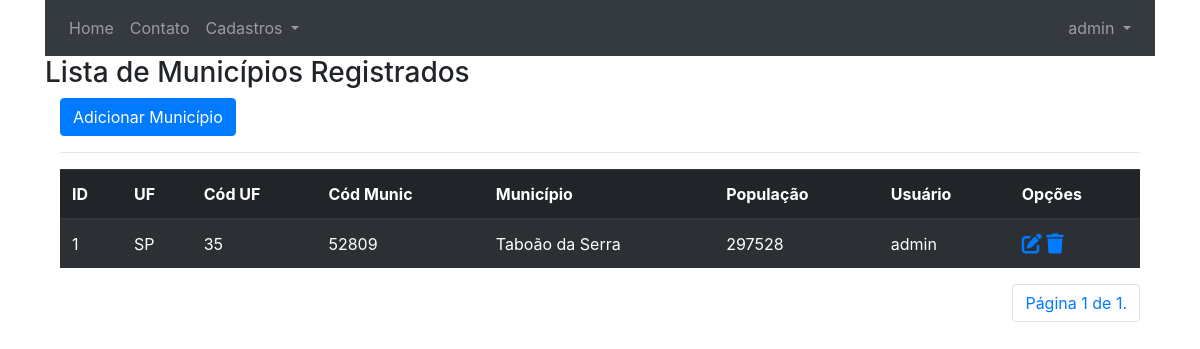
The app's page /listar/municipios/ (signed in), older data.
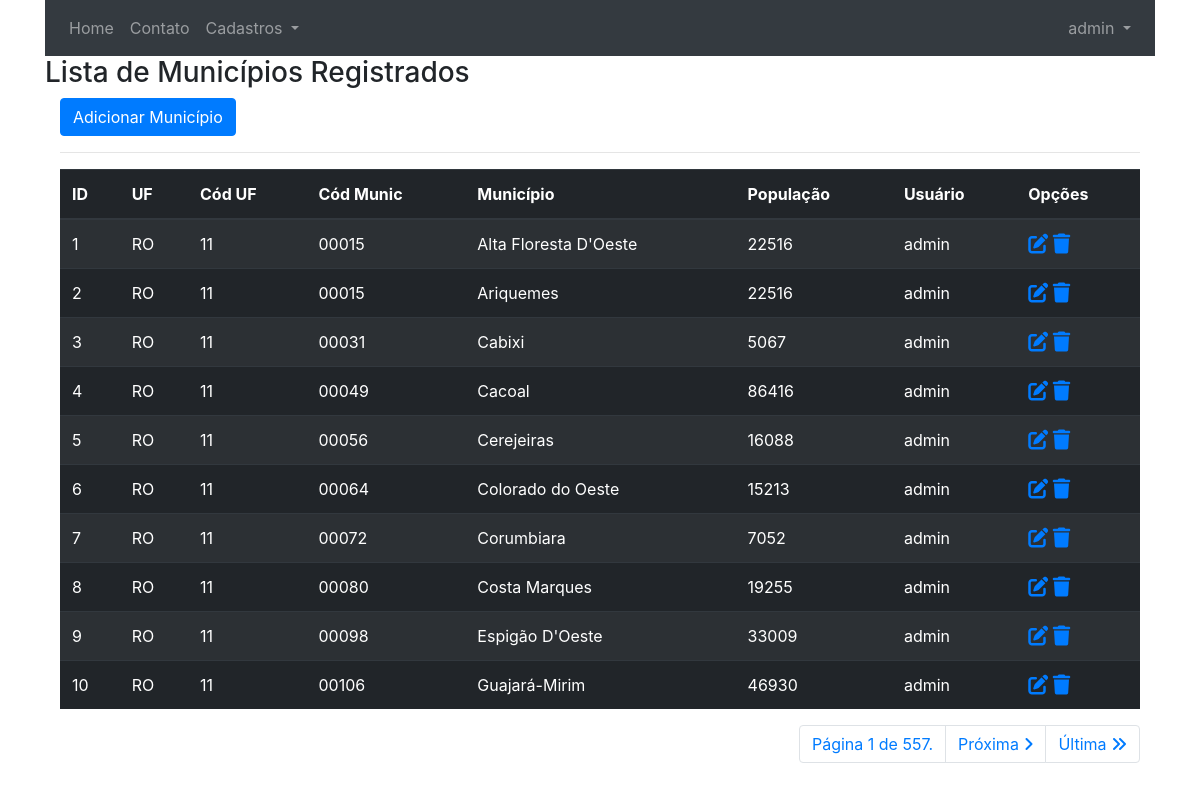
The same page, newer data.
### cadastros/models.py (models this page shows, shortened)
class Municipio(models.Model):
    uf = models.CharField(max_length=2, choices=ESTADOS_BRASILEIROS, verbose_name="UF")                # noqa : E501
    cod_uf = models.IntegerField(max_length=2, verbose_name="Cód UF")
    cod_munic = models.CharField(max_length=5, verbose_name="Cód Munic")
    municipio = models.CharField(max_length=100, verbose_name="Município")
    populacao = models.DecimalField(max_digits=10, decimal_places=0, verbose_name="População")         # noqa : E501
    usuario = models.ForeignKey(User, on_delete=models.PROTECT)
    class Meta:
        verbose_name = 'Município'
        verbose_name_plural = 'Municípios'

### cadastros/views.py (the view)
# urls.py: path('listar/municipios/', MunicipioList.as_view(), name='listar-municipios'),                  # noqa : E501
class MunicipioList(LoginRequiredMixin, ListView):
    login_url = reverse_lazy('login')
    model = Municipio
    template_name = 'cadastros/listas/municipio.html'
    paginate_by = 10
    def get_queryset(self):
        self.object_list = Municipio.objects.filter(usuario=self.request.user)
        return self.object_list

### cadastros/templates/cadastros/listas/municipio.html (shortened to what this page needs)
{% extends 'core/base.html' %}
{% load static %}
{% block content %}
    <h3>Lista de Municípios Registrados</h3>
    <div class="container">
        <a class="btn btn-primary" href="{% url 'cadastrar-municipio' %}">Adicionar Município</a>
        <hr>
        <div class="table-responsive">
            <table class="table table-striped table-striped-dark table-dark" id="tabela-listar">
                <thead>
                    <tr>
                        <th>ID</th>
                        <th>UF</th>
                        <th>Cód UF</th>
                        <th>Cód Munic</th>
                        <th>Município</th>
                        <th>População</th>
                        <th>Usuário</th>
                        <th>Opções</th>
                    </tr>
                </thead>
                <tbody>
                    {% for municipio in object_list  %}
                        <tr>
                            <td>{{ municipio.pk }}</td>
                            <td>{{ municipio.uf }}</td>
                            <td>{{ municipio.cod_uf }}</td>
                            <td>{{ municipio.cod_munic }}</td>
                            <td>{{ municipio.municipio }}</td>
                            <td>{{ municipio.populacao }}</td>
                            <td>{{ municipio.usuario }}</td>
                            <td>
                                <a href="{% url 'editar-municipio' municipio.pk %}"><i class="fas fa-edit  fa-lg"></i></a>
                                <a href="{% url 'excluir-municipio' municipio.pk %}"><i class="fas fa-trash fa-lg"></i></a>
                            </td>
                    {% empty %}
                            <td colspan="3">Nenhum Registro encontrado</td>
                        </tr>
                    {% endfor %}
                </tbody>
            </table>
        </div>
        <ul class="pagination justify-content-end">
            <li class="page-item">
                <span class="page-link">Página {{ page_obj.number }} de {{ page_obj.paginator.num_pages }}.</span>
            </li>
            {% if page_obj.has_next %}
                {% if request.GET.nome %}
                    <li class="page-item">
                        <a class="page-link" href="?page={{ page_obj.next_page_number }}&nome={{ request.GET.nome }}">Próxima <i class="fa fa-angle-right"></i></a>
                    </li>
                    <li class="page-item">
                        <a class="page-link" href="?page={{ page_obj.paginator.num_pages }}&nome={{ request.GET.nome }}">Última <i class="fa fa-angle-double-right"></i></a>
                    </li>
                {% else %}
                    <li class="page-item">
                        <a class="page-link" href="?page={{ page_obj.next_page_number }}">Próxima <i class="fa fa-angle-right"></i></a>
                    </li>
                    <li class="page-item">
                        <a class="page-link" href="?page={{ page_obj.paginator.num_pages }}">Última <i class="fa fa-angle-double-right"></i></a>
                    </li>
                {% endif %}
            {% endif %}
        </ul>
    </div>
{% endblock %}

### core/templates/core/base.html (shortened to what this page needs)
{% load static %}
<!DOCTYPE html>
<html lang="pt-BR">
<head>
  <link rel="stylesheet" href="https://cdn.jsdelivr.net/npm/bootstrap@4.0.0/dist/css/bootstrap.min.css"
>
  <link rel="stylesheet" href="https://cdnjs.cloudflare.com/ajax/libs/font-awesome/6.4.0/css/all.min.css"
 />
  <link href="https://cdn.datatables.net/v/bs4/dt-1.13.4/datatables.min.css" rel="stylesheet" />
</head>
<body>
  <div class="container">
    {% block menu %}
    <nav class="navbar navbar-expand-lg navbar-dark bg-dark">
      <div class="collapse navbar-collapse" id="navbarSupportedContent">
        <ul class="navbar-nav mr-auto">
          <li class="nav-item">
            <a class="nav-link" href="{% url 'index' %}">Home</a>
          </li>
          <li class="nav-item">
            <a class="nav-link" href="{% url 'contato' %}">Contato</a>
          </li>
          {% if request.user.is_authenticated %}
          <li class="nav-item dropdown">
            <a class="nav-link dropdown-toggle" href="#" id="navbarDropdown" role="button" data-toggle="dropdown"
              aria-haspopup="true" aria-expanded="false">
              Cadastros
            </a>
          </li>
          {% endif %}
        </ul>
        {% if request.user.is_authenticated %}
        <ul class="navbar-nav ml-auto">
          <li class="nav-item dropdown">
            <a class="nav-link dropdown-toggle" href="#" id="navbarDropdown" role="button" data-toggle="dropdown"
              aria-haspopup="true" aria-expanded="false">
              {% if request.user.first_name %}
              Olá, {{ request.user.first_name }}
              {% else %}
              {{ request.user }}
              {% endif %}
            </a>
          </li>
        </ul>
        {% endif %}
      </div>
    </nav>
    {% endblock %}
    {% block content %}
    {% endblock %}
  </div>
</body>
</html>

Row changes from the older to the newer data that the page shows:
changed Municipio id 1: uf "SP" → "RO"; cod_uf "35" → "11"; cod_munic "52809" → "00015"; municipio "Taboão da Serra" → "Alta Floresta D'Oeste"; populacao "297528" → "22516"
added Municipio: pk "2", uf "RO", cod_uf "11", cod_munic "00015", municipio "Ariquemes", populacao "22516", usuario "admin"
added Municipio: pk "3", uf "RO", cod_uf "11", cod_munic "00031", municipio "Cabixi", populacao "5067", usuario "admin"
added Municipio: pk "4", uf "RO", cod_uf "11", cod_munic "00049", municipio "Cacoal", populacao "86416", usuario "admin"
added Municipio: pk "5", uf "RO", cod_uf "11", cod_munic "00056", municipio "Cerejeiras", populacao "16088", usuario "admin"
added Municipio: pk "6", uf "RO", cod_uf "11", cod_munic "00064", municipio "Colorado do Oeste", populacao "15213", usuario "admin"
added Municipio: pk "7", uf "RO", cod_uf "11", cod_munic "00072", municipio "Corumbiara", populacao "7052", usuario "admin"
added Municipio: pk "8", uf "RO", cod_uf "11", cod_munic "00080", municipio "Costa Marques", populacao "19255", usuario "admin"
added Municipio: pk "9", uf "RO", cod_uf "11", cod_munic "00098", municipio "Espigão D'Oeste", populacao "33009", usuario "admin"
added Municipio: pk "10", uf "RO", cod_uf "11", cod_munic "00106", municipio "Guajará-Mirim", populacao "46930", usuario "admin"
Text that changed along with them:
{{ page_obj.paginator.num_pages }}: "1" → "557"
text now shown: "Próxima Última"
